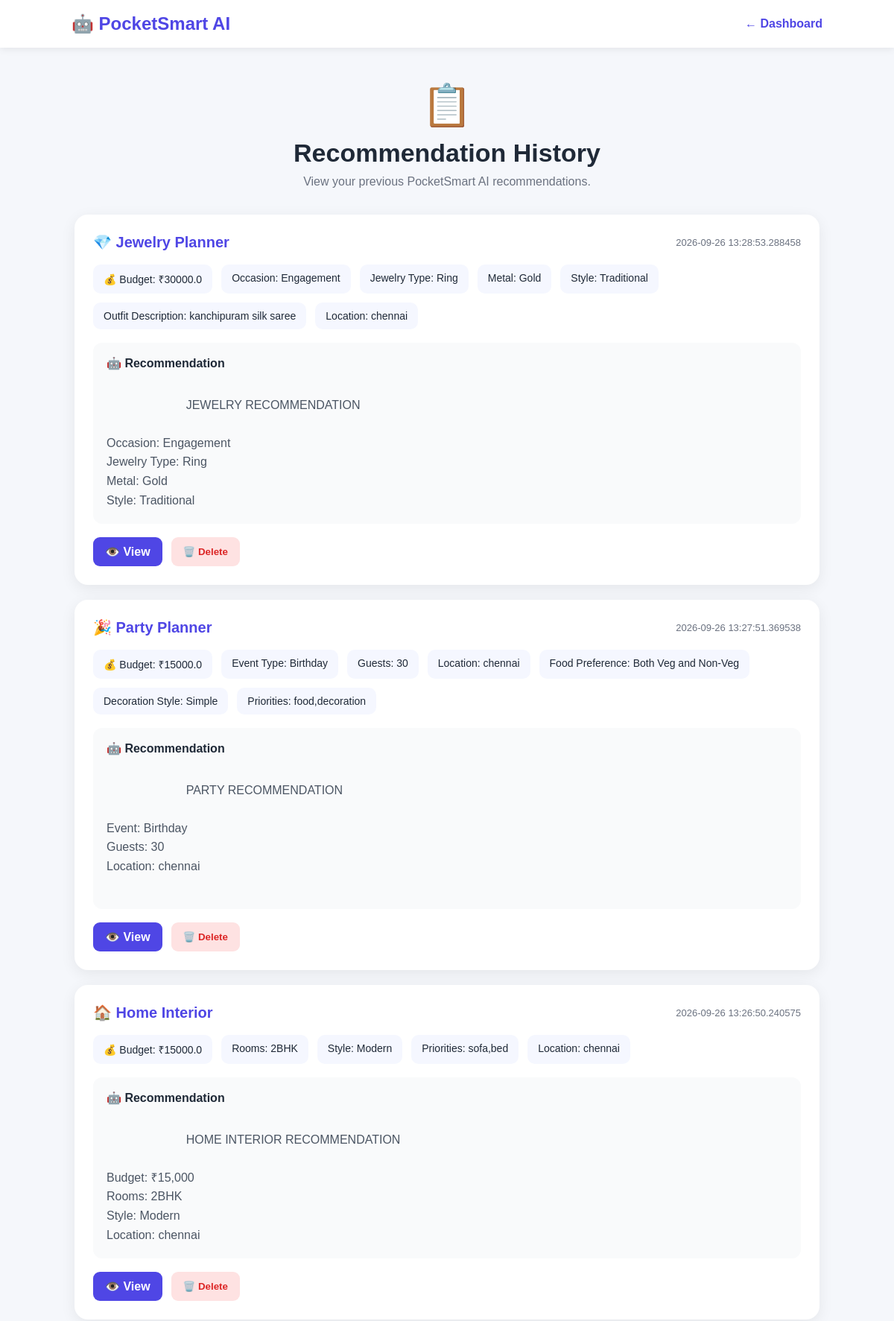
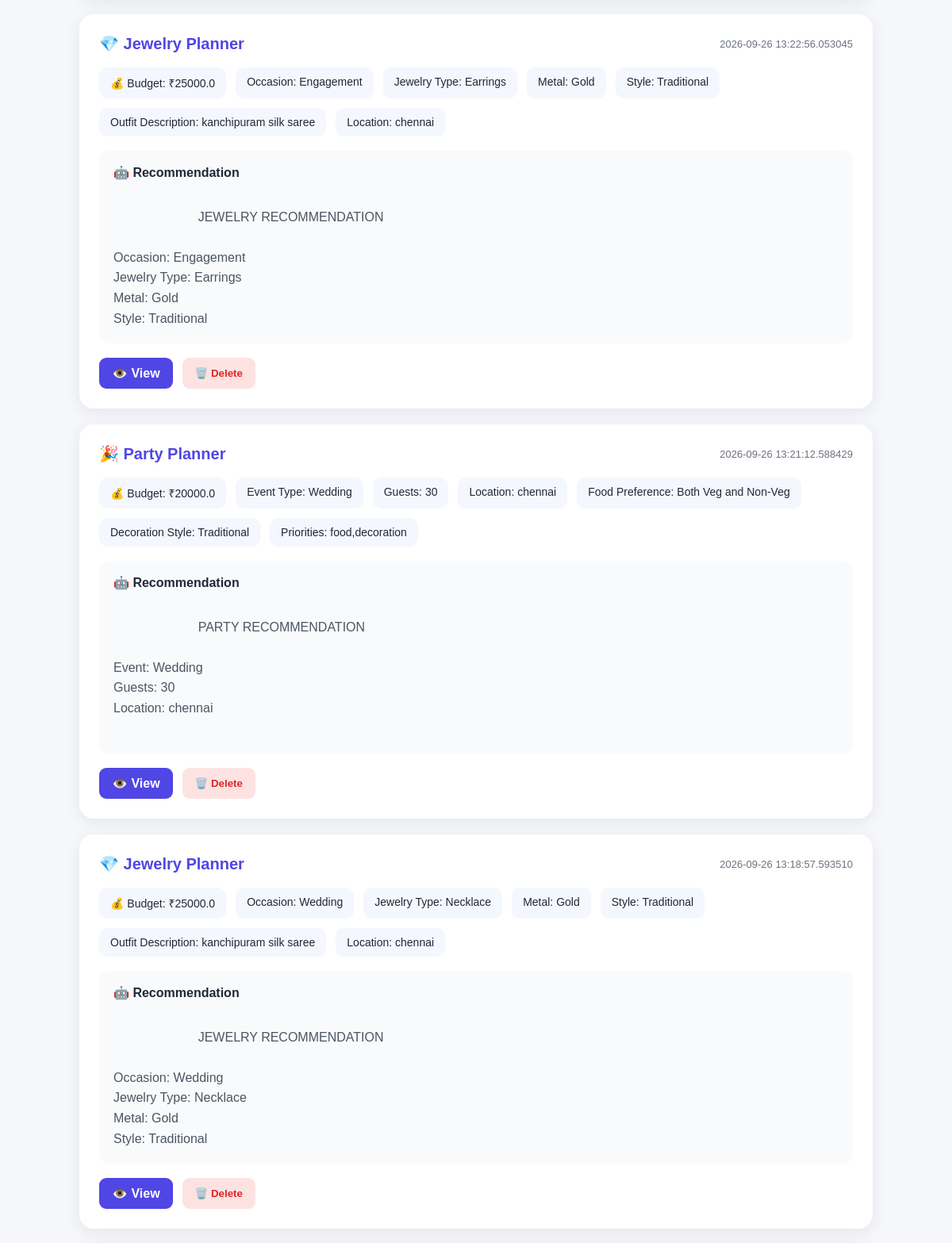
Page /history-page (signed in, upper part) on the committed database (2 pictures, top to bottom).
### app/models.py (models this page shows)
class RecommendationHistory(Base):
    __tablename__ = "recommendation_history"
    id = Column(
        Integer,
        primary_key=True,
        index=True
    )
    user_id = Column(
        Integer,
        ForeignKey("users.id"),
        nullable=False
    )
    planner_type = Column(
        String(50),
        nullable=False
    )
    budget = Column(
        Float,
        nullable=False
    )
    request_data = Column(
        Text,
        nullable=False
    )
    recommendation_data = Column(
        Text,
        nullable=False
    )
    created_at = Column(
        DateTime,
        default=datetime.utcnow
    )

### routes/pages.py (the view)
@router.get("/history-page")
def history_page(
    request: Request,
    db: Session = Depends(get_db),
    current_user=Depends(get_current_user)
):
    if isinstance(current_user, RedirectResponse):
        return current_user
    items = db.query(
        RecommendationHistory
    ).filter(
        RecommendationHistory.user_id == current_user.id
    ).order_by(
        RecommendationHistory.created_at.desc()
    ).all()
    history_items = []
    for item in items:
        try:
            request_details = json.loads(
                item.request_data
            )
        except Exception:
            request_details = {}
        history_items.append({
            "id": item.id,
            "planner_type": item.planner_type,
            "budget": item.budget,
            "request_details": request_details,
            "recommendation_data": item.recommendation_data,
            "created_at": item.created_at
        })
    return templates.TemplateResponse(
        request=request,
        name="history.html",
        context={
            "items": history_items
        }
    )

### app/templates/history.html (shortened to what this page needs)
<!DOCTYPE html>
<html lang="en">
<head>
</head>
<body>
    <nav class="navbar">
        <div class="logo">
            🤖 PocketSmart AI
        </div>
        <a href="/dashboard" class="back">
            ← Dashboard
        </a>
    </nav>
    <main class="container">
        <div class="header">
            <div class="icon">📋</div>
            <h1>Recommendation History</h1>
            <p class="subtitle">
                View your previous PocketSmart AI recommendations.
            </p>
        </div>
        {% if items %}
        <div class="history-list">
            {% for item in items %}
            <div class="history-card">
                <div class="card-top">
                    <div class="planner">
                        {% if item.planner_type == "Home Interior" %}
                            🏠
                        {% elif item.planner_type == "Party Planner" %}
                            🎉
                        {% elif item.planner_type == "Jewelry Planner" %}
                            💎
                        {% else %}
                            🤖
                        {% endif %}
                        {{ item.planner_type }}
                    </div>
                    <div class="date">
                        {{ item.created_at }}
                    </div>
                </div>
                <div class="details">
                    <div class="detail">
                        💰 Budget: ₹{{ item.budget }}
                    </div>
                    {% for key, value in item.request_details.items() %}
                        {% if value %}
                        <div class="detail">
                            {{ key.replace("_", " ").title() }}: {{ value }}
                        </div>
                        {% endif %}
                    {% endfor %}
                </div>
                <div class="recommendation">
                    <div class="recommendation-title">
                        🤖 Recommendation
                    </div>
                    <div class="recommendation-text">
                        {{ item.recommendation_data }}
                    </div>
                </div>
                <div class="actions">
                    <a
                        href="/recommendation-page/{{ item.id }}"
                        class="button"
                    >
                        👁️ View
                    </a>
                    <button
                        class="button delete-button"
                        onclick="deleteHistory({{ item.id }})"
                    >
                        🗑️ Delete
                    </button>
                </div>
            </div>
            {% endfor %}
        </div>
        {% endif %}
    </main>
</body>
</html>

### app/templates/history.html (style rules this page uses)
* { margin: 0; padding: 0; box-sizing: border-box; font-family: Arial, sans-serif; }
body { background: #f5f7fb; color: #1f2937; }
.navbar { background: white; padding: 18px 8%; display: flex; justify-content: space-between; align-items: center; box-shadow: 0 2px 10px rgba(0,0,0,0.08); }
.logo { font-size: 24px; font-weight: bold; color: #4f46e5; }
.back { text-decoration: none; color: #4f46e5; font-weight: bold; }
.container { width: 90%; max-width: 1000px; margin: 45px auto; }
.header { text-align: center; margin-bottom: 35px; }
.icon { font-size: 55px; margin-bottom: 12px; }
h1 { font-size: 34px; margin-bottom: 10px; }
.subtitle { color: #6b7280; font-size: 16px; }
.history-list { display: flex; flex-direction: column; gap: 20px; }
.history-card { background: white; padding: 25px; border-radius: 18px; box-shadow: 0 5px 20px rgba(0,0,0,0.07); }
.card-top { display: flex; justify-content: space-between; align-items: center; margin-bottom: 18px; }
.planner { font-size: 20px; font-weight: bold; color: #4f46e5; }
.date { color: #6b7280; font-size: 13px; }
.details { display: flex; flex-wrap: wrap; gap: 12px; margin-bottom: 18px; }
.detail { background: #f5f7ff; padding: 10px 14px; border-radius: 10px; font-size: 14px; }
.recommendation { background: #f9fafb; padding: 18px; border-radius: 12px; margin-bottom: 18px; }
.recommendation-title { font-weight: bold; margin-bottom: 8px; }
.recommendation-text { white-space: pre-wrap; color: #4b5563; line-height: 1.6; max-height: 180px; overflow: hidden; }
.actions { display: flex; gap: 12px; }
.button { border: none; padding: 10px 16px; border-radius: 9px; text-decoration: none; font-weight: bold; cursor: pointer; background: #4f46e5; color: white; }
.delete-button { background: #fee2e2; color: #dc2626; }

### rows in the picture
RecommendationHistory: planner_type "Jewelry Planner", created_at "2026-09-26 13:28:53.288458", budget "30000.0", replace "Occasion" "Jewelry Type" "Metal" "Style" "Outfit Description" "Location", request_details "Engagement" "Ring" "Gold" "Traditional" "kanchipuram silk saree" "chennai", recommendation_data "JEWELRY RECOMMENDATION Occasion: Engagement Jewelry Type: Ring Metal: Gold Style: Traditional…"
RecommendationHistory: planner_type "Party Planner", created_at "2026-09-26 13:27:51.369538", budget "15000.0", replace "Event Type" "Guests" "Location" "Food Preference" "Decoration Style" "Priorities", request_details "Birthday" "30" "chennai" "Both Veg and Non-Veg" "Simple" "food,decoration", recommendation_data "PARTY RECOMMENDATION Event: Birthday Guests: 30 Location: chennai…"
RecommendationHistory: planner_type "Home Interior", created_at "2026-09-26 13:26:50.240575", budget "15000.0", replace "Rooms" "Style" "Priorities" "Location", request_details "2BHK" "Modern" "sofa,bed" "chennai", recommendation_data "HOME INTERIOR RECOMMENDATION Budget: ₹15,000 Rooms: 2BHK Style: Modern Location: chennai…"
RecommendationHistory: planner_type "Jewelry Planner", created_at "2026-09-26 13:22:56.053045", budget "25000.0", replace "Occasion" "Jewelry Type" "Metal" "Style" "Outfit Description" "Location", request_details "Engagement" "Earrings" "Gold" "Traditional" "kanchipuram silk saree" "chennai", recommendation_data "JEWELRY RECOMMENDATION Occasion: Engagement Jewelry Type: Earrings Metal: Gold Style: Traditional…"
RecommendationHistory: planner_type "Party Planner", created_at "2026-09-26 13:21:12.588429", budget "20000.0", replace "Event Type" "Guests" "Location" "Food Preference" "Decoration Style" "Priorities", request_details "Wedding" "30" "chennai" "Both Veg and Non-Veg" "Traditional" "food,decoration", recommendation_data "PARTY RECOMMENDATION Event: Wedding Guests: 30 Location: chennai…"
RecommendationHistory: planner_type "Jewelry Planner", created_at "2026-09-26 13:18:57.593510", budget "25000.0", replace "Occasion" "Jewelry Type" "Metal" "Style" "Outfit Description" "Location", request_details "Wedding" "Necklace" "Gold" "Traditional" "kanchipuram silk saree" "chennai", recommendation_data "JEWELRY RECOMMENDATION Occasion: Wedding Jewelry Type: Necklace Metal: Gold Style: Traditional…"
